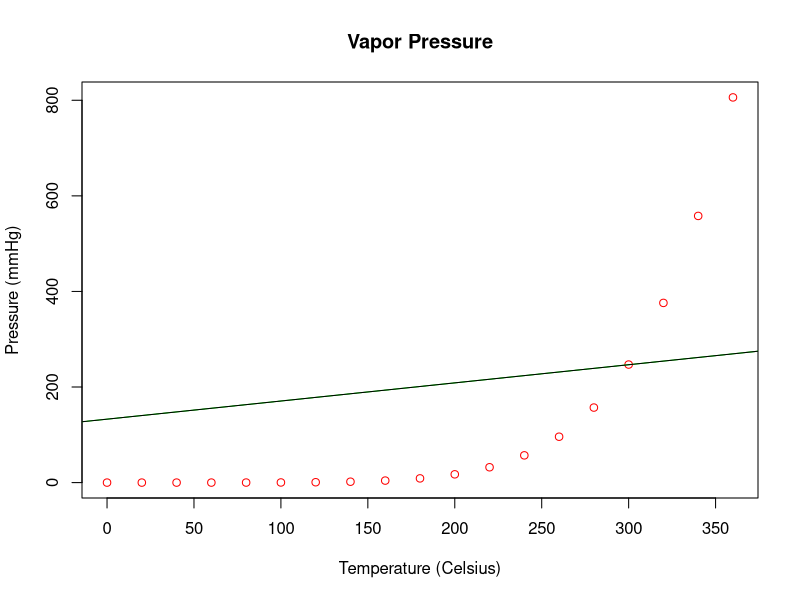

The R script that drew this image:
## ---- chunk 1
pressure
x <- pressure$temperature
y <- pressure$pressure
plot(x,y, main="Vapor Pressure", xlab="Temperature (Celsius)", ylab="Pressure (mmHg)", col="red")
lm(x ~ y)
abline(132.7907, 0.3797, col="green")
abline(lm(x ~ y))
summary(lm(x ~ y))
